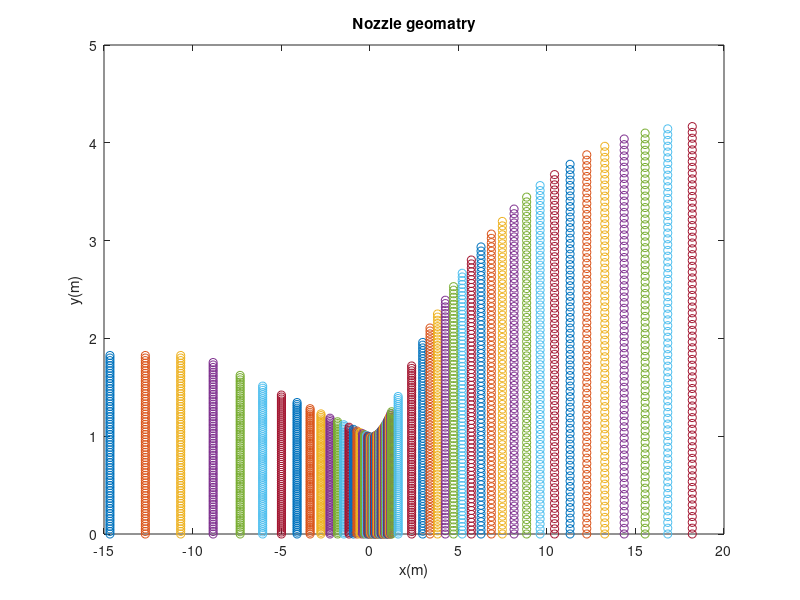
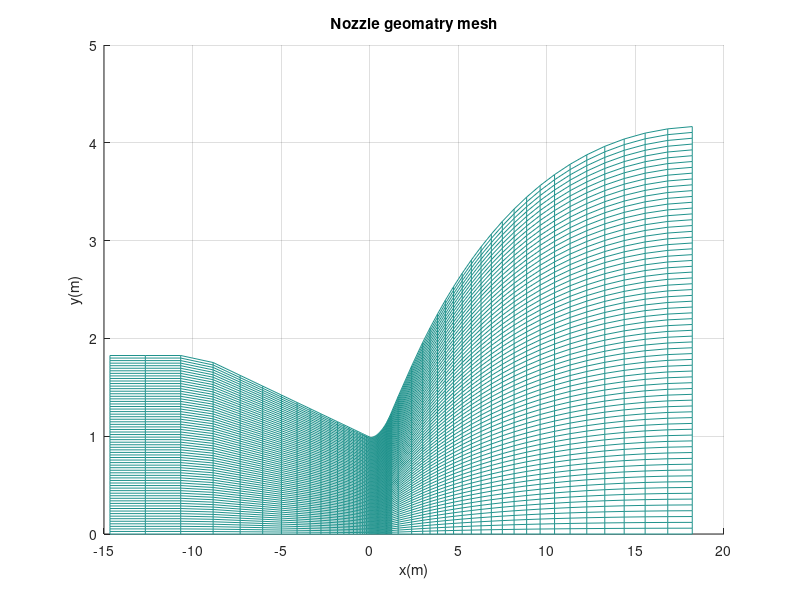

MATLAB code for these plots, in order: (Note: a time limit stopped this script after it produced the figures.)
%%%%%%%%%%%%%%%%%%%%%%%%%%%%%%%%%%%%%%%%%%%%%%%%%%%%%%%%%%%%%%%%%%%%%%%%%%%%%%

% INPUTS
% 1. 2D, grids data points file in .csv format. Which has (x,y) coordinates of
% all points of 2D plane
% 2. How many points are in x direction and in y direction
% 3. U = [rho, rho*u, rho*v, rho*w, e] at evrey point on 2D plane
% 4. Residual file, which has all five residual with time 
%%%%%%%%%%%%%%%%%%%%%%%%%%%%%%%%%%%%%%%%%%%%%%%%%%%%%%%%%%%%%%%%%%%%%%%%%%%%%%

%%%%%%%%%%%%%%%%%%%%%%%%%%%%%%%%%%%%%%%%%%%%%%%%%%%%%%%%%%%%%%%%%%%%%%%%%%%%%%
% OUTPUTS
% 1. Will plot the grids point to see the geomatry
% 2. All residial plots and automatically save them   
% 3. Plot density, X-velocity, Y-velocity, Z-velocity, p, T and Mach number(M)
% at evrey point on 2D plane
%%%%%%%%%%%%%%%%%%%%%%%%%%%%%%%%%%%%%%%%%%%%%%%%%%%%%%%%%%%%%%%%%%%%%%%%%%%%%%
clear;
clc ;
% grids =  csvread('gridss_Bump_2D.dat') ;
grids =  csvread('grids_2D.csv') ;
para =  csvread('2D_parameters_B.csv') ;
residual = csvread('Residual.csv') ;
%  Reading the first or grids points 
Nx = grids(1,1) ;
Ny = grids(1,2) ;

% removing the first line and keeping the grids points coordinates alone 
grids(1,:) = [] ;

% Now re-shaping the each 1-D coloum to 2D matrix  
x = reshape(grids(:,1),[Ny,Nx]) ;
y = reshape(grids(:,2),[Ny,Nx]) ;
z = zeros(Ny,Nx);

density = reshape(para(:,1),[Ny,Nx]);
densityu= reshape(para(:,2),[Ny,Nx]);
densityv= reshape(para(:,3),[Ny,Nx]);
densityw= reshape(para(:,4),[Ny,Nx]);
energy  = reshape(para(:,5),[Ny,Nx]);

for i = 1:Ny
    for j =	1:Nx	
        u(i,j) = densityu(i,j)/density(i,j) ; 
        v(i,j) = densityv(i,j)/density(i,j) ; 
        w(i,j) = densityw(i,j)/density(i,j) ; 
        pressure(i,j) = 0.4*(energy(i,j) - 0.5*density(i,j)* ...
        (u(i,j)*u(i,j)+v(i,j)*v(i,j)+w(i,j)*w(i,j)));
        temperature(i,j) = pressure(i,j) /(287.14*density(i,j)) ; 
        velocity(i,j) = sqrt(u(i,j)*u(i,j)+v(i,j)*v(i,j)+w(i,j)*w(i,j)) ;
        mach(i,j) = velocity(i,j) / sqrt(1.4*287.14*temperature(i,j)) ;
    end
end



%%%%%%%%%%%%%%%%%%%%%%%%%%%%%%%%%%%%%%%%%%%%%%%%%%%%%%%%%%%%%%%%%%%%%%%%%%%%%%
% Plotting the dimensinal parameters
%%%%%%%%%%%%%%%%%%%%%%%%%%%%%%%%%%%%%%%%%%%%%%%%%%%%%%%%%%%%%%%%%%%%%%%%%%%%%%
disp('Plotting has started, Kullu...')
%%%%%%%%%%%%%%%%%%%%%%%%%%%%%%%%%%%%%%%%%%%%%%%%%%%%%%%%%%
if 1
%% 1. Plotting the grid points
i=1;
h = figure(i) ;
plot(x,y,'o');
title('Nozzle geomatry')
xlabel('x(m)')
ylabel('y(m)')
set(gcf, 'Units', 'Normalized', 'OuterPosition', [0 0 1 1]);
% print('Nozzle_geomatry','-dpng')
saveas(h,'/home/kullu/Desktop/Acad/SEM10/DDP2/Code_DDP2/DDP2/Resluts/Nozzle_geomatry','epsc')


h = figure(i+12) ;
mesh(x,y,z,'FaceLighting','gouraud','LineWidth',0.3)
title('Nozzle geomatry mesh')
xlabel('x(m)')
ylabel('y(m)')
set(gcf, 'Units', 'Normalized', 'OuterPosition', [0 0 1 1]);
view(2)
% print('Nozzle_geomatry','-dpng')
saveas(h,'/home/kullu/Desktop/Acad/SEM10/DDP2/Code_DDP2/DDP2/Resluts/Nozzle_geomatry','epsc')
end


%%%%%%%%%%%%%%%%%%%%%%%%%%%%%%%%%%%%%%%%%%%%%%%%%%%%%%%%%%


%%%%%%%%%%%%%%%%%%%%%%%%%%%%%%%%%%%%%%%%%%%%%%%%%%%%%%%%%%
% 2. plotting the density, velocity, mach, p, T etc. 

%%%%%%%%%%%%%%%%%%%%%%%%%%%%%%%%
figure(i+2)
h = surf(x,y,z,mach) ;
colormap jet
colorbar
hcb=colorbar;
shading interp;
t = title(hcb,'\bf {Mach}') ;
set(t,'Interpreter','Latex');
xlabel('\bf{x(m)}'); ylabel('\bf y(m)'); zlabel('\bf z(m)');
title(' \bf Mach Number (M), flow inside nozzle')
% view(0,90)
view(2)
set(gcf, 'Units', 'Normalized', 'OuterPosition', [0 0 1 1]);
saveas(h,'/home/kullu/Desktop/Acad/SEM10/DDP2/Code_DDP2/DDP2/Resluts/Mach','epsc')

if 1
%%%%%%%%%%%%%%%%%%%%%%%%%%%%%%%%%
figure(i+3)
h = surf(x,y,z,density) ;
colormap jet
colorbar
hcb=colorbar;
shading interp;
t = title(hcb,'$rho$') ;
set(t,'Interpreter','Latex');
xlabel('\bf{x(m)}'); ylabel('\bf y(m)'); zlabel('\bf z(m)');
title(' \bf Density(rho), flow inside nozzle')
view(0,90)
set(gcf, 'Units', 'Normalized', 'OuterPosition', [0 0 1 1]);
saveas(h,'/home/kullu/Desktop/Acad/SEM10/DDP2/Code_DDP2/DDP2/Resluts/Density','epsc')

%%%%%%%%%%%%%%%%%%%%%%%%%%%%%%%%%
figure(i+4)
h = surf(x,y,z,velocity) ;
colormap jet
colorbar
hcb=colorbar;
shading interp;
t = title(hcb,'$V(m/s)$') ;
set(t,'Interpreter','Latex');
xlabel('\bf{x(m)}'); ylabel('\bf y(m)'); zlabel('\bf z(m)');
title(' \bf Velocity(V), flow inside nozzle')
view(0,90)
set(gcf, 'Units', 'Normalized', 'OuterPosition', [0 0 1 1]);
saveas(h,'/home/kullu/Desktop/Acad/SEM10/DDP2/Code_DDP2/DDP2/Resluts/velocity','epsc')

%%%%%%%%%%%%%%%%%%%%%%%%%%%%%%%%%
figure(i+5)
h = surf(x,y,z,pressure) ;
colormap jet
colorbar
hcb=colorbar;
shading interp;
t = title(hcb,'$p(N/m^2)$') ;
set(t,'Interpreter','Latex');
xlabel('\bf{x(m)}'); ylabel('\bf y(m)'); zlabel('\bf z(m)');
title(' \bf Pressure(p), flow inside nozzle')
view(0,90)
set(gcf, 'Units', 'Normalized', 'OuterPosition', [0 0 1 1]);
saveas(h,'/home/kullu/Desktop/Acad/SEM10/DDP2/Code_DDP2/DDP2/Resluts/Pressure','epsc')

%%%%%%%%%%%%%%%%%%%%%%%%%%%%%%%%%
h =figure(i+6);
surf(x,y,z,temperature) ;
colormap jet
colorbar
hcb=colorbar;
shading interp;
t = title(hcb,'$T(K)$') ;
set(t,'Interpreter','Latex');
xlabel('\bf{x(m)}'); ylabel('\bf y(m)'); zlabel('\bf z(m)');
title(' \bf Temperature (T), flow inside nozzle')
% view(0,90)
view(2)
set(gcf, 'Units', 'Normalized', 'OuterPosition', [0 0 1 1]);
saveas(h,'/home/kullu/Desktop/Acad/SEM10/DDP2/Code_DDP2/DDP2/Resluts/Temperature','epsc')
%%%%%%%%%%%%%%%%%%%%%%%%%%%%%%%%%%%%%%%%%%%%%%%%%%%%%%%%%%
end



%%%%%%%%%%%%%%%%%%%%%%%%%%%%%%%%%%%%%%%%%%%%%%%%%%%%%%%%%%
% 3. Residuals with respect to time steps
% Density residual
h=figure(i+7);
semilogy(residual(:,1), residual(:,3),'-','LineWidth',1);
title('Density Residual')
xlabel('No. of iterations')
ylabel('Density residual')
set(gcf, 'Units', 'Normalized', 'OuterPosition', [0 0 1 1]);
saveas(h,'/home/kullu/Desktop/Acad/SEM10/DDP2/Code_DDP2/DDP2/Resluts/Density_residual','epsc')

if 1
% x-momentum residual
h=figure(i+8);
semilogy(residual(:,1), residual(:,4),'-','LineWidth',1);
title('x-momentum Residual')
xlabel('No. of iterations')
ylabel('x-momentum residual')
set(gcf, 'Units', 'Normalized', 'OuterPosition', [0 0 1 1]);
saveas(h,'/home/kullu/Desktop/Acad/SEM10/DDP2/Code_DDP2/DDP2/Resluts/X-momentun_residual','epsc')

% y-momentum residual
h=figure(i+9);
semilogy(residual(:,1), residual(:,5),'-','LineWidth',1);
title('y-momentum Residual')
xlabel('No. of iterations')
ylabel('y-momentum residual')
set(gcf, 'Units', 'Normalized', 'OuterPosition', [0 0 1 1]);
saveas(h,'/home/kullu/Desktop/Acad/SEM10/DDP2/Code_DDP2/DDP2/Resluts/Y-momentun_residual','epsc')

% z-momentum residual
h=figure(i+10);
semilogy(residual(:,1), residual(:,6),'-','LineWidth',1);
title('z-momentum Residual')
xlabel('No. of iterations')
ylabel('z-momentum residual')
set(gcf, 'Units', 'Normalized', 'OuterPosition', [0 0 1 1]);
saveas(h,'/home/kullu/Desktop/Acad/SEM10/DDP2/Code_DDP2/DDP2/Resluts/Z-momentun_residual','epsc')

% energy residual
h=figure(i+11);
semilogy(residual(:,1), residual(:,7),'-','LineWidth',1);
title('Energy Residual')
xlabel('No. of iterations')
ylabel('Energy residual')
set(gcf, 'Units', 'Normalized', 'OuterPosition', [0 0 1 1]);
saveas(h,'/home/kullu/Desktop/Acad/SEM10/DDP2/Code_DDP2/DDP2/Resluts/Energy_residual','epsc')

end
%%%%%%%%%%%%%%%%%%%%%%%%%%%%%%%%%%%%%%%%%%%%%%%%%%%%%%%%%%
% clear;
% clc ;
disp('Resluts plotting is over, Kullu... :)')
% close all;
